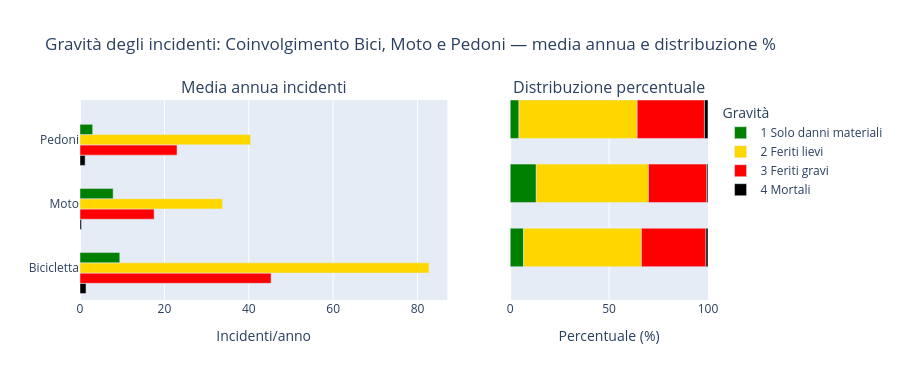

The notebook cell saved with this chart:
### Code cell
# SubPlot utente e gravità

# Prendo solo gli incidenti con moto bici e pedoni
df_melt_utenti = df.melt(
    id_vars=['Gravita_IT', 'Unfalljahr'], 
    value_vars=['Fahrradbeteiligung', 'Motorradbeteiligung', 'Fussgängerbeteiligung'],
    var_name='Utente', 
    value_name='Coinvolto'
)
df_coinvolti = df_melt_utenti[df_melt_utenti['Coinvolto'] == True]
df_coinvolti = df_coinvolti.copy()
df_coinvolti['Utente_IT'] = df_coinvolti['Utente'].map(traduzione_utenti)

# Definisco in che ordine voglio tutto
ordine_gravita = ['1 Solo danni materiali', '2 Feriti lievi', '3 Feriti gravi', '4 Mortali']
ordine_gravita_sinistra = ordine_gravita[::-1]
ordine_utenti = ['Bicicletta', 'Moto', 'Pedoni']

# Aggrego per avere la media annua
df_utenti = (
    df_coinvolti.groupby(['Utente_IT', 'Gravita_IT'])
    .size()
    .reset_index(name='Totale')
)
df_utenti['Media_Annua'] = df_utenti['Totale'] / num_anni

# Se non ho valori per una combinazione la metto a 0
multi_idx = pd.MultiIndex.from_product(
    [ordine_utenti, ordine_gravita],
    names=['Utente_IT', 'Gravita_IT']
)
df_utenti = (
    df_utenti
    .set_index(['Utente_IT', 'Gravita_IT'])
    .reindex(multi_idx, fill_value=0)
    .reset_index()
)

# Salvo la percentuale per ogni tipo di utente
totale_per_utente = df_utenti.groupby('Utente_IT')['Media_Annua'].transform('sum')
df_utenti['Percentuale'] = (df_utenti['Media_Annua'] / totale_per_utente * 100).fillna(0)

# Definisco l'ordine usando la lista ordine_utenti
df_utenti['Utente_IT'] = pd.Categorical(df_utenti['Utente_IT'], categories=ordine_utenti, ordered=True)
df_utenti = df_utenti.sort_values(['Utente_IT', 'Gravita_IT'])

# Definisco la struttura del SubPlot
fig3_utenti = make_subplots(
    rows=1, cols=2,
    subplot_titles=("Media annua incidenti", "Distribuzione percentuale"),
    shared_yaxes=True,
    column_widths=[0.65, 0.35]
)

# Grafico a sinistra
for gravita in ordine_gravita_sinistra:
    subset = df_utenti[df_utenti['Gravita_IT'] == gravita]
    colore = color_map[gravita]

    fig3_utenti.add_trace(
        go.Bar(
            x=subset['Media_Annua'],
            y=subset['Utente_IT'],
            name=gravita,
            orientation='h',
            marker_color=colore,
            legendgroup=gravita,
            offsetgroup=gravita,
            hovertemplate='%{x:.1f} incidenti/anno<extra>' + gravita + '</extra>'
        ),
        row=1, col=1
    )

# Grafico a destra: stack manuale tramite base
cumsum = {utente: 0.0 for utente in ordine_utenti}

for gravita in ordine_gravita:
    subset = (
        df_utenti[df_utenti['Gravita_IT'] == gravita]
        .set_index('Utente_IT')
    )

    x_vals    = [subset.loc[u, 'Percentuale'] if u in subset.index else 0.0 for u in ordine_utenti]
    base_vals = [cumsum[u] for u in ordine_utenti]

    for u, x in zip(ordine_utenti, x_vals):
        cumsum[u] += x

    fig3_utenti.add_trace(
        go.Bar(
            x=x_vals,
            y=ordine_utenti,
            base=base_vals,
            name=gravita,
            orientation='h',
            marker_color=color_map[gravita],
            legendgroup=gravita,
            offsetgroup='right',
            showlegend=False,
            width=0.6,
            hovertemplate='%{x:.1f}%<extra>' + gravita + '</extra>'
        ),
        row=1, col=2
    )

# SubPlot
fig3_utenti.update_layout(
    barmode='group',
    title="Gravità degli incidenti: Coinvolgimento Bici, Moto e Pedoni — media annua e distribuzione %",
    legend_title="Gravità",
    legend_traceorder='reversed',
    height=380
)

fig3_utenti.update_xaxes(title_text="Incidenti/anno", row=1, col=1)
fig3_utenti.update_xaxes(title_text="Percentuale (%)", range=[0, 100], row=1, col=2)
fig3_utenti.update_yaxes(
    categoryorder='array',
    categoryarray=ordine_utenti,
    row=1, col=1
)

fig3_utenti.show()

### Figure 1 — Plotly figure (JSON) as saved in the notebook; plotly's stock layout.template omitted (floating-point values rounded to 4 significant figures)
{"data": [{"hovertemplate": "%{x:.1f} incidenti/anno<extra>4 Mortali</extra>", "legendgroup": "4 Mortali", "marker": {"color": "black"}, "name": "4 Mortali", "offsetgroup": "4 Mortali", "orientation": "h", "type": "bar", "x": [1.429, 0.3571, 1.214], "xaxis": "x", "y": ["Bicicletta", "Moto", "Pedoni"], "yaxis": "y"}, {"hovertemplate": "%{x:.1f} incidenti/anno<extra>3 Feriti gravi</extra>", "legendgroup": "3 Feriti gravi", "marker": {"color": "red"}, "name": "3 Feriti gravi", "offsetgroup": "3 Feriti gravi", "orientation": "h", "type": "bar", "x": [45.29, 17.57, 23.0], "xaxis": "x", "y": ["Bicicletta", "Moto", "Pedoni"], "yaxis": "y"}, {"hovertemplate": "%{x:.1f} incidenti/anno<extra>2 Feriti lievi</extra>", "legendgroup": "2 Feriti lievi", "marker": {"color": "gold"}, "name": "2 Feriti lievi", "offsetgroup": "2 Feriti lievi", "orientation": "h", "type": "bar", "x": [82.71, 33.79, 40.43], "xaxis": "x", "y": ["Bicicletta", "Moto", "Pedoni"], "yaxis": "y"}, {"hovertemplate": "%{x:.1f} incidenti/anno<extra>1 Solo danni materiali</extra>", "legendgroup": "1 Solo danni materiali", "marker": {"color": "green"}, "name": "1 Solo danni materiali", "offsetgroup": "1 Solo danni materiali", "orientation": "h", "type": "bar", "x": [9.429, 7.857, 3.0], "xaxis": "x", "y": ["Bicicletta", "Moto", "Pedoni"], "yaxis": "y"}, {"base": [0, 0, 0], "hovertemplate": "%{x:.1f}%<extra>1 Solo danni materiali</extra>", "legendgroup": "1 Solo danni materiali", "marker": {"color": "green"}, "name": "1 Solo danni materiali", "offsetgroup": "right", "orientation": "h", "showlegend": false, "type": "bar", "width": 0.6, "x": [6.79, 13.19, 4.435], "xaxis": "x2", "y": ["Bicicletta", "Moto", "Pedoni"], "yaxis": "y2"}, {"base": [6.79, 13.19, 4.435], "hovertemplate": "%{x:.1f}%<extra>2 Feriti lievi</extra>", "legendgroup": "2 Feriti lievi", "marker": {"color": "gold"}, "name": "2 Feriti lievi", "offsetgroup": "right", "orientation": "h", "showlegend": false, "type": "bar", "width": 0.6, "x": [59.57, 56.71, 59.77], "xaxis": "x2", "y": ["Bicicletta", "Moto", "Pedoni"], "yaxis": "y2"}, {"base": [66.36, 69.9, 64.2], "hovertemplate": "%{x:.1f}%<extra>3 Feriti gravi</extra>", "legendgroup": "3 Feriti gravi", "marker": {"color": "red"}, "name": "3 Feriti gravi", "offsetgroup": "right", "orientation": "h", "showlegend": false, "type": "bar", "width": 0.6, "x": [32.61, 29.5, 34.0], "xaxis": "x2", "y": ["Bicicletta", "Moto", "Pedoni"], "yaxis": "y2"}, {"base": [98.97, 99.4, 98.2], "hovertemplate": "%{x:.1f}%<extra>4 Mortali</extra>", "legendgroup": "4 Mortali", "marker": {"color": "black"}, "name": "4 Mortali", "offsetgroup": "right", "orientation": "h", "showlegend": false, "type": "bar", "width": 0.6, "x": [1.029, 0.5995, 1.795], "xaxis": "x2", "y": ["Bicicletta", "Moto", "Pedoni"], "yaxis": "y2"}], "layout": {"annotations": [{"font": {"size": 16}, "showarrow": false, "text": "Media annua incidenti", "x": 0.2925, "xanchor": "center", "xref": "paper", "y": 1, "yanchor": "bottom", "yref": "paper"}, {"font": {"size": 16}, "showarrow": false, "text": "Distribuzione percentuale", "x": 0.8425, "xanchor": "center", "xref": "paper", "y": 1, "yanchor": "bottom", "yref": "paper"}], "barmode": "group", "height": 380, "legend": {"title": {"text": "Gravità"}, "traceorder": "reversed"}, "title": {"text": "Gravità degli incidenti: Coinvolgimento Bici, Moto e Pedoni — media annua e distribuzione %"}, "xaxis": {"anchor": "y", "domain": [0, 0.585], "title": {"text": "Incidenti/anno"}}, "xaxis2": {"anchor": "y2", "domain": [0.685, 1], "range": [0, 100], "title": {"text": "Percentuale (%)"}}, "yaxis": {"anchor": "x", "categoryarray": ["Bicicletta", "Moto", "Pedoni"], "categoryorder": "array", "domain": [0, 1]}, "yaxis2": {"anchor": "x2", "domain": [0, 1], "matches": "y", "showticklabels": false}}}
